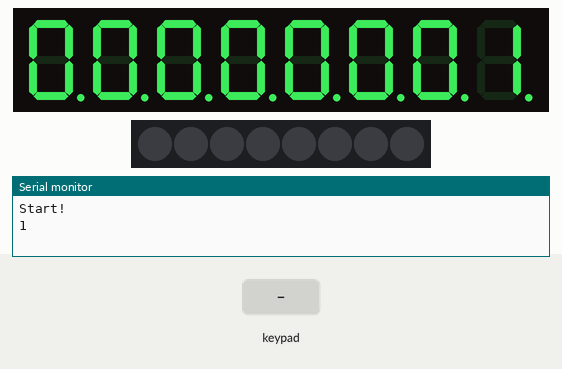
Simulated run of this sketch. Board: SparkFun Pro Micro, built with avr-gcc and run on an emulated ATmega32U4. Parts: 8-digit seven-segment display, 8 RGB LEDs in strip order, left to right, the last lines printed to the serial monitor. Inputs (shaded band) come from the test bench. Sleep ends after the set time or at an interrupt.

Above: at 1.6 s.
1.7 s: keypad keys 2 5 pressed 0.4 s apart
At 1.77 s:
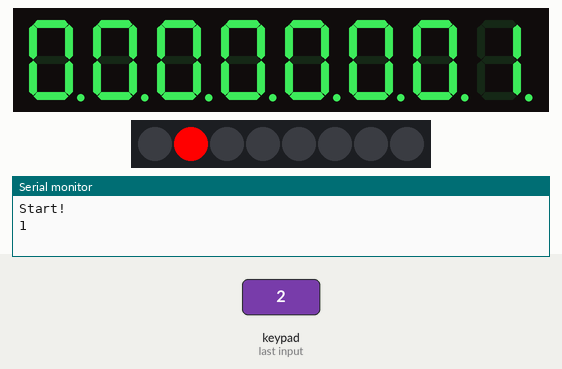
4.0 s: key '1' pressed
At 4.08 s:
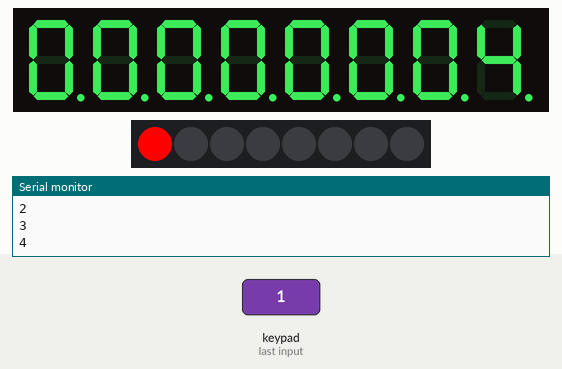
5.5 s: key '2' pressed
At 5.57 s:
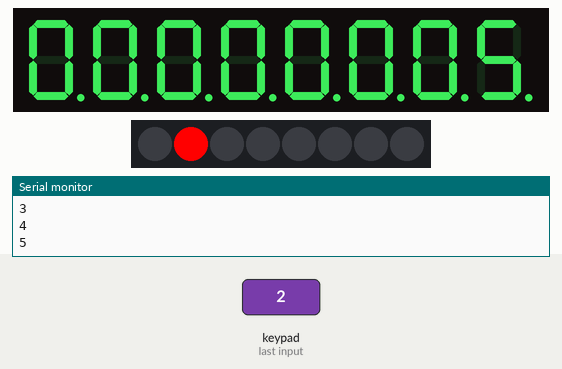
7.1 s: keypad keys 1 2 pressed 0.4 s apart
At 7.17 s:
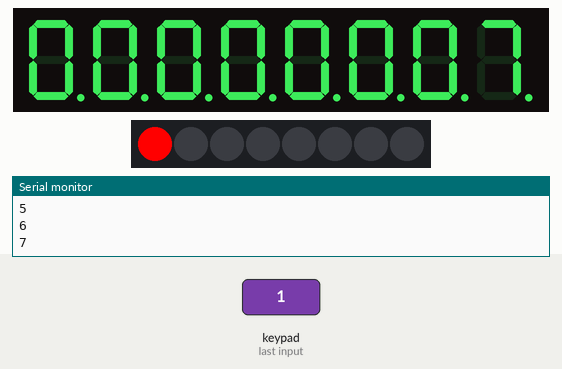
10.9 s: key '3' pressed
At 10.95 s:
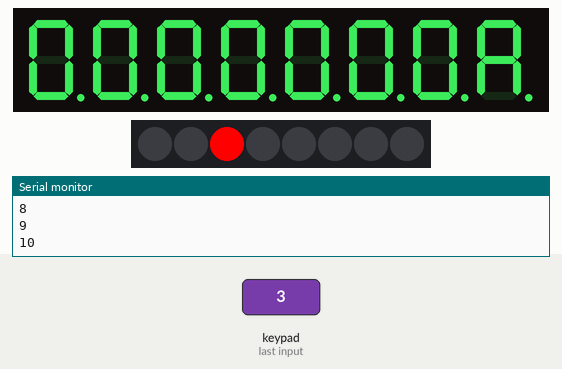
13.9 s: key '4' pressed
At 13.95 s:
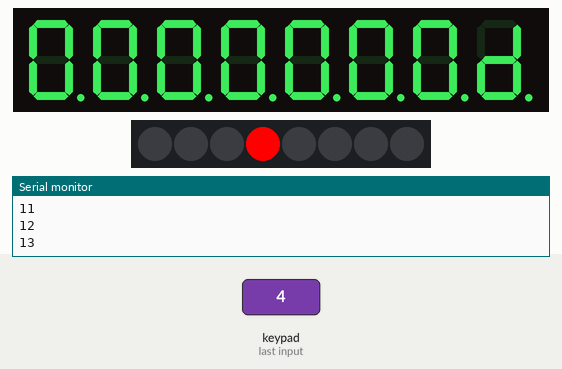
Timing chart, 0 to 16.9 s (numbered marks = the images above; inputs shaded):
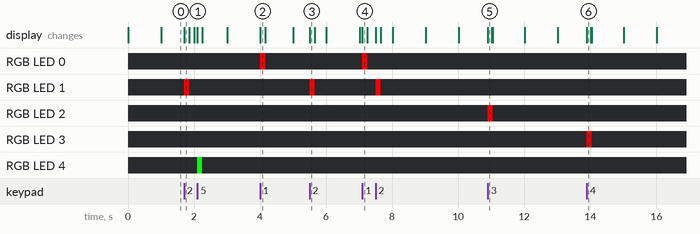

The sketch:

tm1638_one_module_example.ino
```cpp
#include <FlexiTimer2.h>

/*
  Library examples for TM1638.

  Copyright (C) 2011 Ricardo Batista <rjbatista at gmail dot com>

  This program is free software: you can redistribute it and/or modify
  it under the terms of the version 3 GNU General Public License as
  published by the Free Software Foundation.

  This program is distributed in the hope that it will be useful,
  but WITHOUT ANY WARRANTY; without even the implied warranty of
  MERCHANTABILITY or FITNESS FOR A PARTICULAR PURPOSE.  See the
  GNU General Public License for more details.

  You should have received a copy of the GNU General Public License
  along with this program.  If not, see <http://www.gnu.org/licenses/>.
*/

#include <avr/sleep.h>
#include <TM1638.h>

#define PIN_DIO (8)
#define PIN_CLK (9)
#define PIN_STB (7)

// define a module on data pin 8, clock pin 9 and strobe pin 7
TM1638 module(PIN_DIO, PIN_CLK, PIN_STB);

volatile unsigned int counter = 0;
unsigned int prevC = 0;

void cyclePoint() {
  counter++;
}

void setup() {
  while (true) {
    if (Serial) break;
  }
  Serial.begin(115200);
  Serial.println("Start!");

  FlexiTimer2::set(1000, cyclePoint);
  FlexiTimer2::start();

  set_sleep_mode(SLEEP_MODE_IDLE);

  module.clearDisplay();
  module.setLEDs(0);
  module.setupDisplay(true, 4);
}

void loop() {
  byte keys = module.getButtons();

  //  Serial.println(counter);
  //  module.setLEDs(((keys & 0xF0) << 8) | (keys & 0xF));
  module.setLEDs(((keys & 0xF0) << 8) | (keys & 0xF));

  if (counter > prevC) {
    Serial.println(counter);
    module.setDisplayToHexNumber(counter, 0xFF);
    prevC = counter;
  }
  sleep_mode();
}
```
